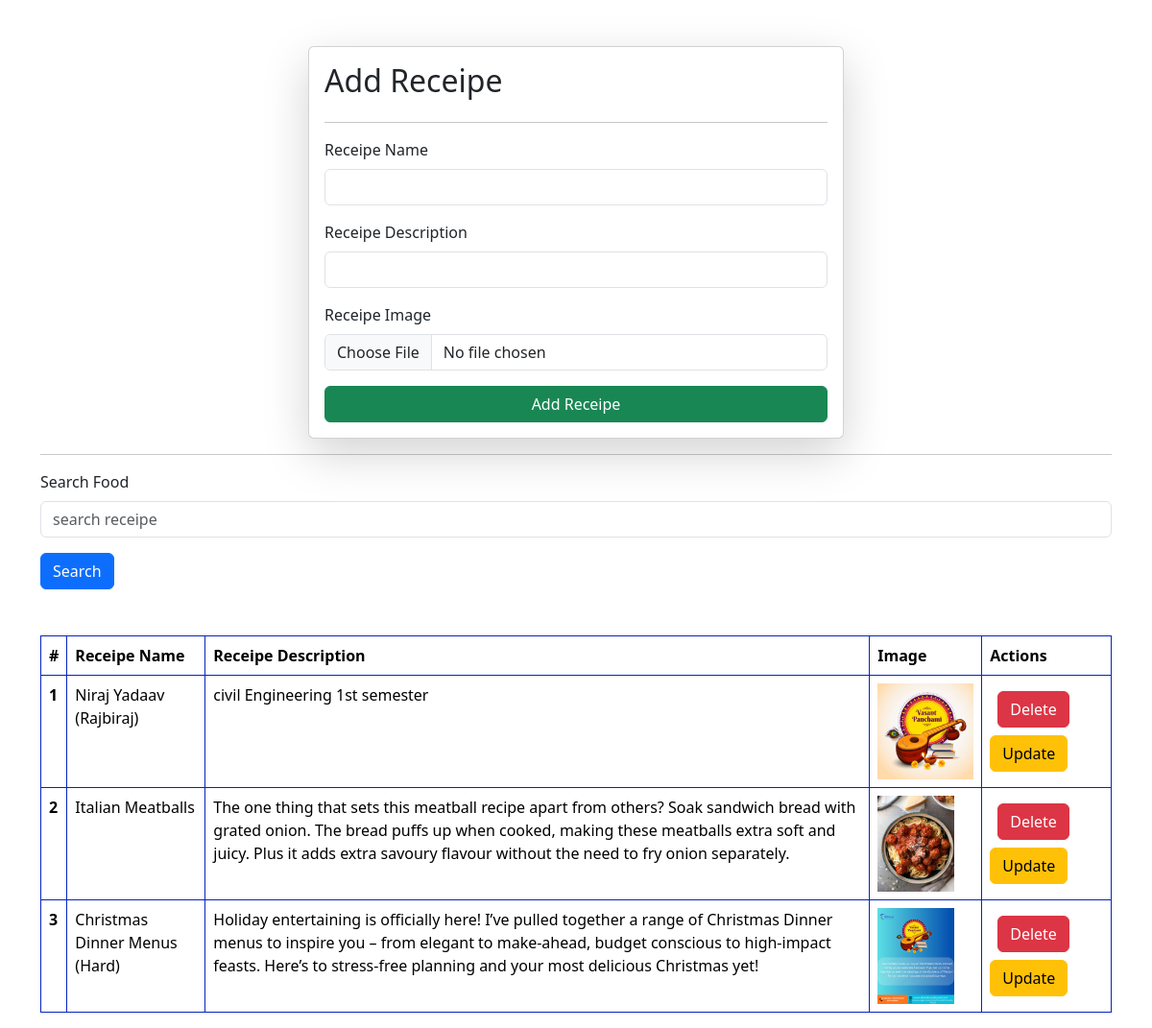
The app's page /receipes/, older data.
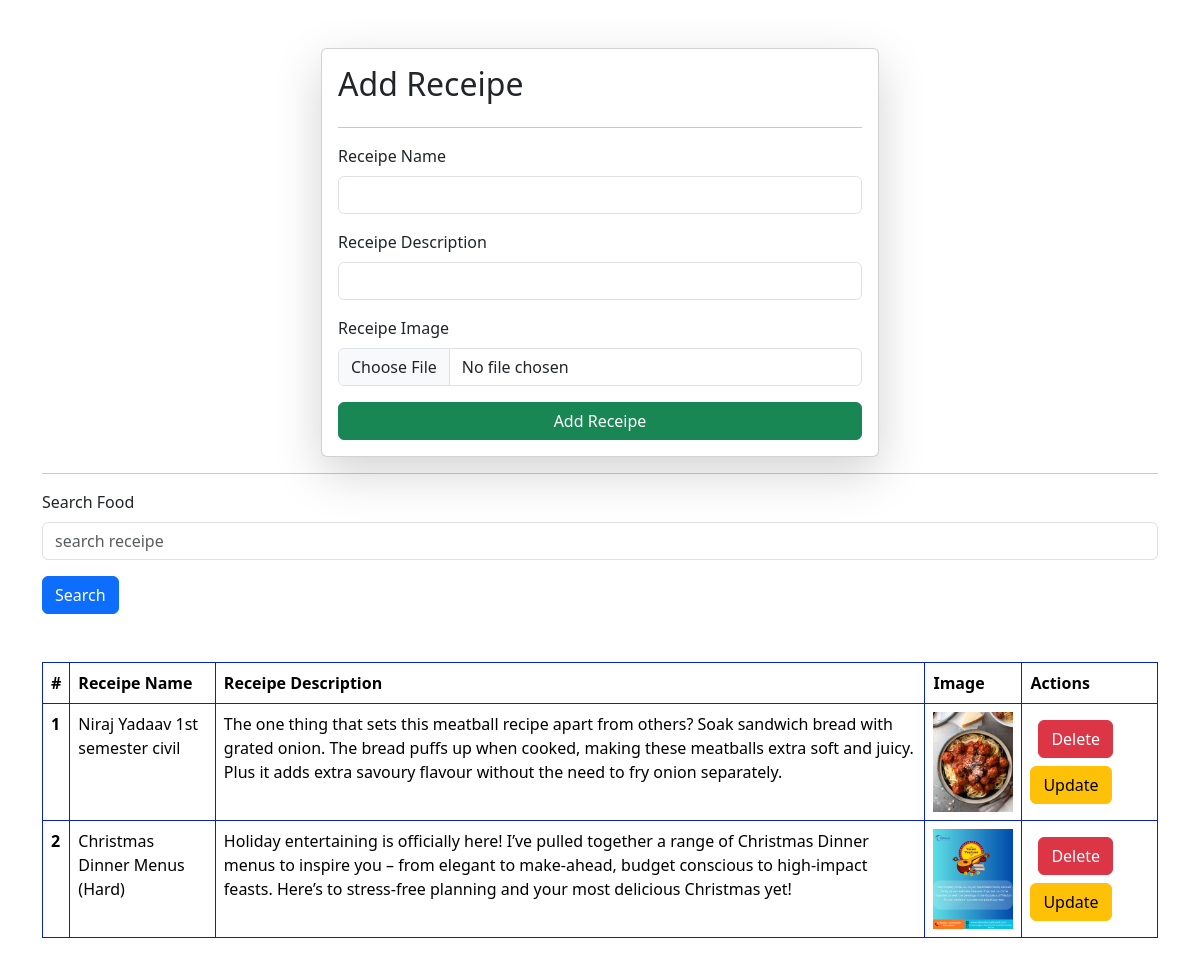
The same page, newer data.
### vege/models.py (models this page shows)
class Receipe(models.Model):
    user = models.ForeignKey(User, on_delete = models.SET_NULL, null = True, blank= True)
    receipe_name = models.CharField(max_length= 100)
    receipe_description = models.TextField()
    receipe_image = models.ImageField(upload_to="receipe")

### vege/views.py (the view, shortened to what this page needs)
# urls.py: path('receipes/', receipes, name= 'receipes'),
def receipes(request):
    queryset = Receipe.objects.all()
    if request.GET.get('search'):
        queryset = queryset.filter(receipe_name__icontains=request.GET.get('search'))
    context = {'receipes': queryset}
    return render(request, "receipes.html", context)

### vege/templates/receipes.html (shortened to what this page needs)
{% extends 'base.html' %} {% block start %}
<div class="container mt-5">
  <form
    class="col-6 mx-auto card p-3 shadow-lg"
    method="post"
    enctype="multipart/form-data"
  >
    <h2>Add Receipe</h2>
    <hr />
    <div class="mb-3">
      <label for="exampleInputEmail1" class="form-label">Receipe Name</label>
      <input
        type="text"
        required="text"
        name="receipe_name"
        class="form-control"
      />
    </div>
    <div class="mb-3">
      <label for="exampleInputPassword1" class="form-label"
        >Receipe Description</label
      >
      <input
        type="text"
        required_type="text"
        name="receipe_description"
        class="form-control"
      />
    </div>
    <div class="mb-3">
      <label for="exampleInputPassword1" class="form-label"
        >Receipe Image</label
      >
      <input type="file" name="receipe_image" class="form-control" />
    </div>
    <button type="submit" class="btn btn-success">Add Receipe</button>
  </form>
  <hr />
  <div class="mt-3">
    <div class="mx-auto-col-6">
      <form>
        <div class="mb-3">
          <label for="exampleInputPassword1" class="form-label"
            >Search Food</label
          >
          <input
            name="search"
            type="text"
            placeholder="search receipe"
            class="form-control"
          />
        </div>
        <button type="submit" class="btn btn-primary">Search</button>
      </form>
    </div>
  </div>
  <table class="table mt-5">
    <thead>
      <tr>
        <th scope="col">#</th>
        <th scope="col">Receipe Name</th>
        <th scope="col">Receipe Description</th>
        <th scope="col">Image</th>
        <th scope="col">Actions</th>
      </tr>
    </thead>
    <tbody>
      {% for receipe in receipes %}
      <tr>
        <th scope="row">{{forloop.counter}}</th>
        <td>{{receipe.receipe_name}}</td>
        <td>{{receipe.receipe_description}}</td>
        <td>
          <img src="/media/{{receipe.receipe_image}}" style="height: 100px" />
        </td>
        <td>
          <a href="/delete_receipe/{{receipe.id}}" class="btn btn-danger m-2">
            Delete
          </a>
          <a href="/update_receipe/{{receipe.id}}" class="btn btn-warning">
            Update
          </a>
        </td>
      </tr>
      {% endfor %}
    </tbody>
  </table>
</div>
{% endblock %}

Row changes from the older to the newer data that the page shows:
removed Receipe: receipe_name "Niraj Yadaav (Rajbiraj)", receipe_description "civil Engineering 1st semester", receipe_image (picture)
changed Receipe: receipe_name "Italian Meatballs" → "Niraj Yadaav 1st semester civil"
